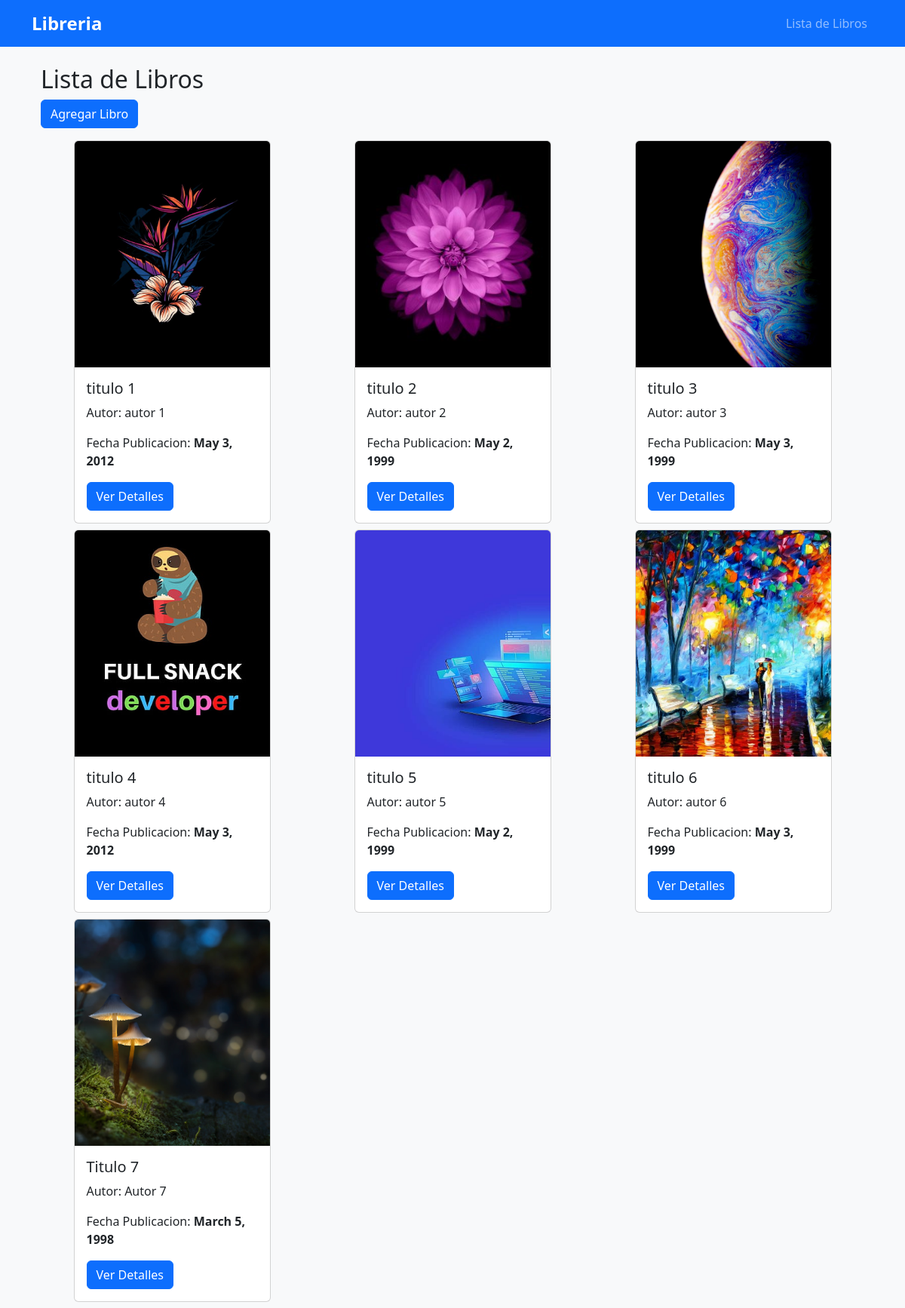
The page / on the database its author committed.
### book/models.py (models this page shows, shortened)
class Book(models.Model):
    title = models.CharField(max_length=100)
    author = models.CharField(max_length=100)
    fecha_publi = models.DateField(("DD/MM/AA"),null=True, auto_now=False, auto_now_add=False)
    cover_image = models.ImageField(upload_to='covers/', null=True, blank=True)

### book/views.py (the view)
# urls.py: path('', views.book_list, name='book_list'),
def book_list(request):
    books = Book.objects.all()
    return render(request, 'book_list.html', {'books': books})

### templates/book_list.html
{% extends 'base.html' %}
{% block content %}
<div class="container mt-4">
    <h2>Lista de Libros</h2>
    <a href="{% url 'book_create' %}" class="btn btn-primary mb-3">Agregar Libro</a>
    <div class="row">
        {% for book in books %}
        <div class="d-flex justify-content-center col-lg-4 col-md-5 col-sm-6 mb-2">
            <div class="card">
                {% if book.cover_image %}
                    <img src="{{ book.cover_image.url }}" class="card-img-top img-fluid" style="height: 300px; object-fit: cover;" alt="Cover Image">
                {% else %}
                    <p>No hay imagen disponible</p>
                {% endif %}
                <div class="card-body">
                    <h5 class="card-title">{{ book.title }}</h5>
                    <p class="card-text">Autor: {{ book.author }}</p>
                    <p class="card-text">Fecha Publicacion: <strong>{{book.fecha_publi}}</strong></p>
                    <a href="{% url 'book_detail' book.pk %}" class="btn btn-primary">Ver Detalles</a>
                </div>
            </div>
        </div>
        {% endfor %}
    </div>
</div>
{% endblock %}

### templates/base.html (shortened to what this page needs)
<!DOCTYPE html>
<html lang="en">
<head>
    <link href="https://cdn.jsdelivr.net/npm/bootstrap@5.3.0-alpha1/dist/css/bootstrap.min.css" rel="stylesheet">
    <link href="https://cdnjs.cloudflare.com/ajax/libs/font-awesome/6.0.0-beta3/css/all.min.css" rel="stylesheet">
</head>
<body>
    <nav class="navbar navbar-expand-lg navbar-dark bg-primary">
        <div class="container">
            <a class="navbar-brand" href="{% url 'book_list' %}">Libreria</a>
            <div class="collapse navbar-collapse" id="navbarNav">
                <ul class="navbar-nav ms-auto">
                    <li class="nav-item">
                        <a class="nav-link" href="{% url 'book_list' %}">Lista de Libros</a>
                    </li>
                </ul>
            </div>
        </div>
    </nav>
    <div class="container mt-4">
        {% block content %}
        {% endblock %}
    </div>
</body>
</html>

### templates/base.html (style rules this page uses)
body { background-color: #f8f9fa; }
.navbar-brand { font-size: 24px; font-weight: bold; }
.card { width: 75%; }

### rows shown on the page
Book: cover_image (picture), title "titulo 1", author "autor 1", fecha_publi "May 3, 2012"
Book: cover_image (picture), title "titulo 2", author "autor 2", fecha_publi "May 2, 1999"
Book: cover_image (picture), title "titulo 3", author "autor 3", fecha_publi "May 3, 1999"
Book: cover_image (picture), title "titulo 4", author "autor 4", fecha_publi "May 3, 2012"
Book: cover_image (picture), title "titulo 5", author "autor 5", fecha_publi "May 2, 1999"
Book: cover_image (picture), title "titulo 6", author "autor 6", fecha_publi "May 3, 1999"
Book: cover_image (picture), title "Titulo 7", author "Autor 7", fecha_publi "March 5, 1998"
